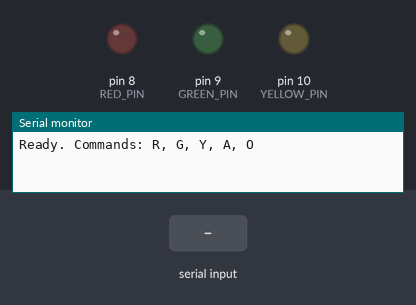
Bench run of a sketch on a simulated Arduino Uno, built with avr-gcc and run on an emulated ATmega328P. Parts: output pins drawn as LEDs (lit = HIGH), the last lines printed to the serial monitor. The test bench sets the inputs (shaded band).

Above: at 1.2 s.
1.3 s: "R\n" received over Serial
At 1.9 s:
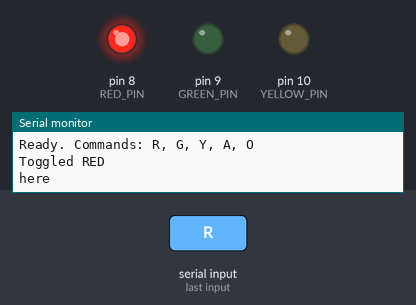
2.8 s: byte 71 ('G') received over Serial
At 4.0 s:
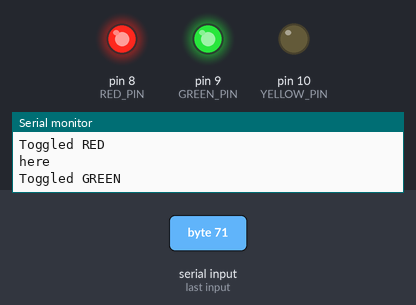
4.3 s: byte 89 ('Y') received over Serial
At 5.3 s:
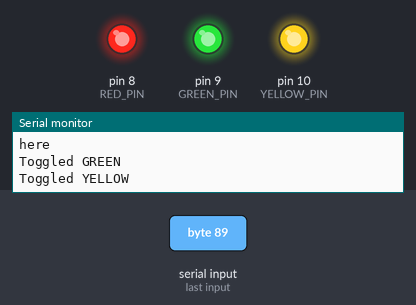
5.8 s: byte 82 ('R') received over Serial
At 6.5 s:
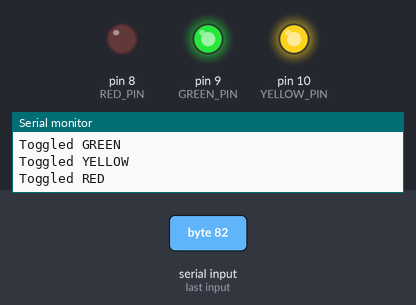
7.3 s: "G\n" received over Serial
At 7.6 s:
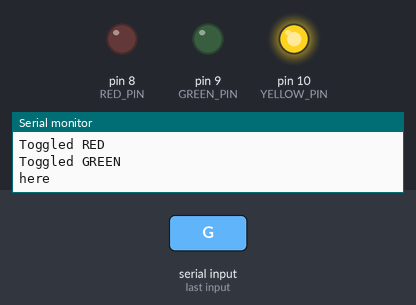
8.8 s: byte 82 ('R') received over Serial
At 10.0 s:
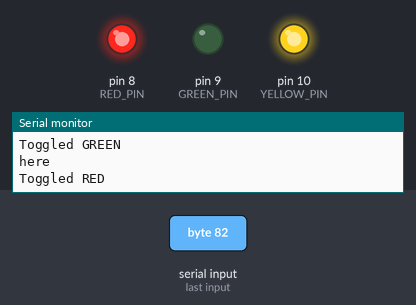
Timing chart, 0 to 11.3 s (numbered marks = the images above; inputs shaded):
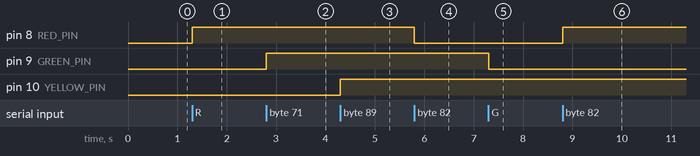

Measured:
- after the input at 1.3 s, pin 8 (RED_PIN): LOW → HIGH at once
- after the input at 2.8 s, pin 9 (GREEN_PIN): LOW → HIGH at once
- after the input at 4.3 s, pin 10 (YELLOW_PIN): LOW → HIGH at once
- after the input at 5.8 s, pin 8 (RED_PIN): HIGH → LOW at once
- after the input at 7.3 s, pin 9 (GREEN_PIN): HIGH → LOW at once
- after the input at 8.8 s, pin 8 (RED_PIN): LOW → HIGH at once

The sketch:

lab_1_finals.ino
```cpp
#include "LedFunctions.h"

bool redState   = false;
bool greenState = false;
bool yellowState  = false;

void setup() {
  initLeds();
  Serial.begin(9600);

  Serial.println("Ready. Commands: R, G, Y, A, O");
}

void loop() {
  if (Serial.available() > 0) {

    char cmd = Serial.read();

    if (cmd == '\n' || cmd == '\r') {
      Serial.println("here");
      return;
    }

    if (cmd >= 'a' && cmd <= 'z') {
      cmd = cmd - 'a' + 'A';
    }

    switch (cmd) {
      case 'R':
        toggleRed();
        Serial.println("Toggled RED");
        break;

      case 'G':
        toggleGreen();
        Serial.println("Toggled GREEN");
        break;

      case 'Y':
        toggleYellow();
        Serial.println("Toggled YELLOW");
        break;

      case 'A':
        allOn();
        Serial.println("All LEDs ON");
        break;

      case 'O':
        allOff();
        Serial.println("All LEDs OFF");
        break;

      default:
        Serial.println("Error: Invalid Command");
    }
  }
}
```

LedFunctions.h
```cpp
#ifndef LEDFUNCTIONS_H
#define LEDFUNCTIONS_H

#include <Arduino.h>

const int RED_PIN   = 8;
const int GREEN_PIN = 9;
const int YELLOW_PIN  = 10;

extern bool redState;
extern bool greenState;
extern bool yellowState;

void initLeds() {
  pinMode(RED_PIN,   OUTPUT);
  pinMode(GREEN_PIN, OUTPUT);
  pinMode(YELLOW_PIN,  OUTPUT);
}

void applyStates() {
  digitalWrite(RED_PIN,   redState   ? HIGH : LOW);
  digitalWrite(GREEN_PIN, greenState ? HIGH : LOW);
  digitalWrite(YELLOW_PIN,  yellowState  ? HIGH : LOW);
}

void toggleRed() {
  redState = !redState;
  applyStates();
}

void toggleGreen() {
  greenState = !greenState;
  applyStates();
}

void toggleYellow() {
  yellowState = !yellowState;
  applyStates();
}

void allOn() {
  redState = greenState = yellowState = true;
  applyStates();
}

void allOff() {
  redState = greenState = yellowState = false;
  applyStates();
}

#endif
```
